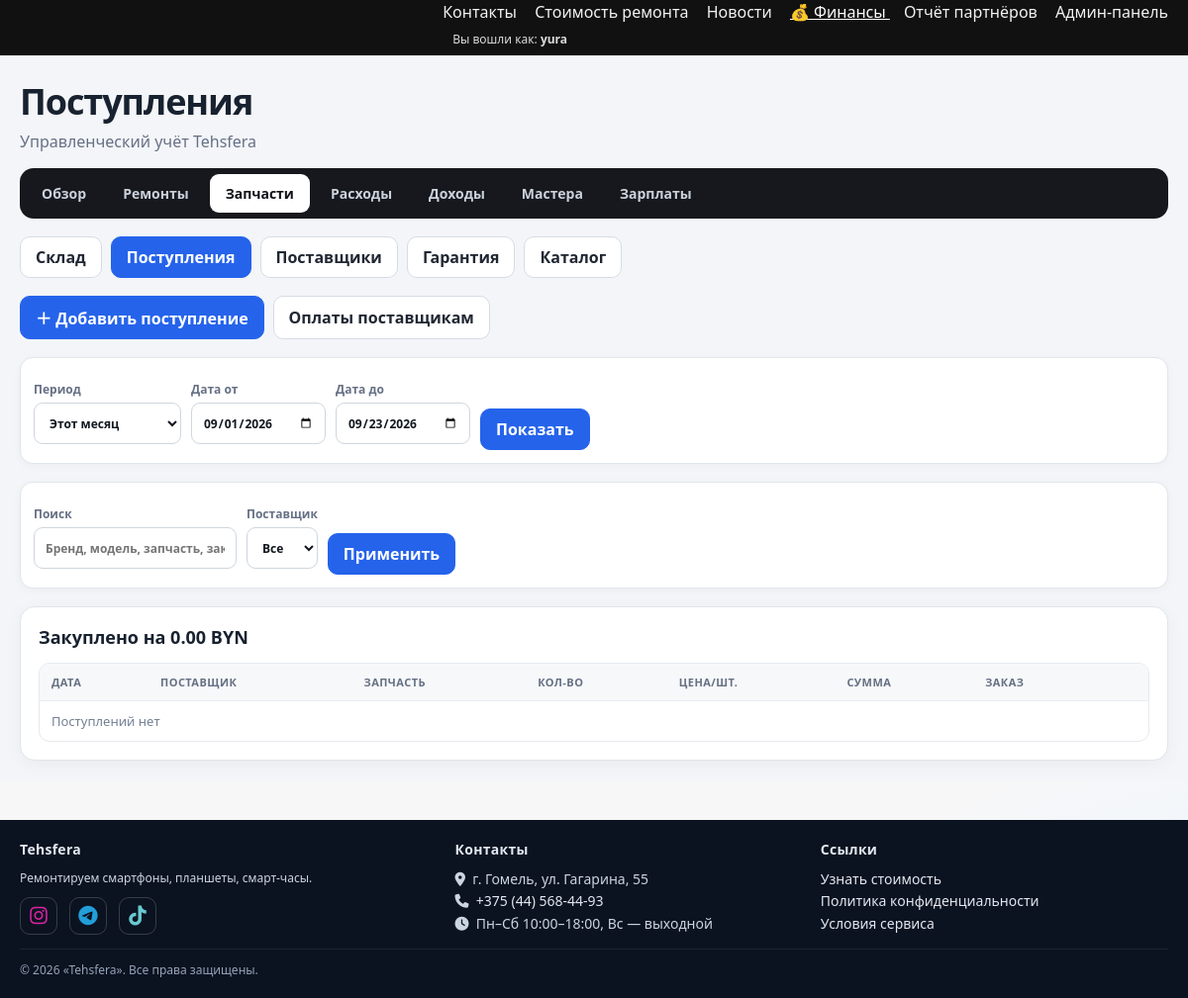
The page /finance/parts/receipts/ (signed in) on the database as committed earlier.
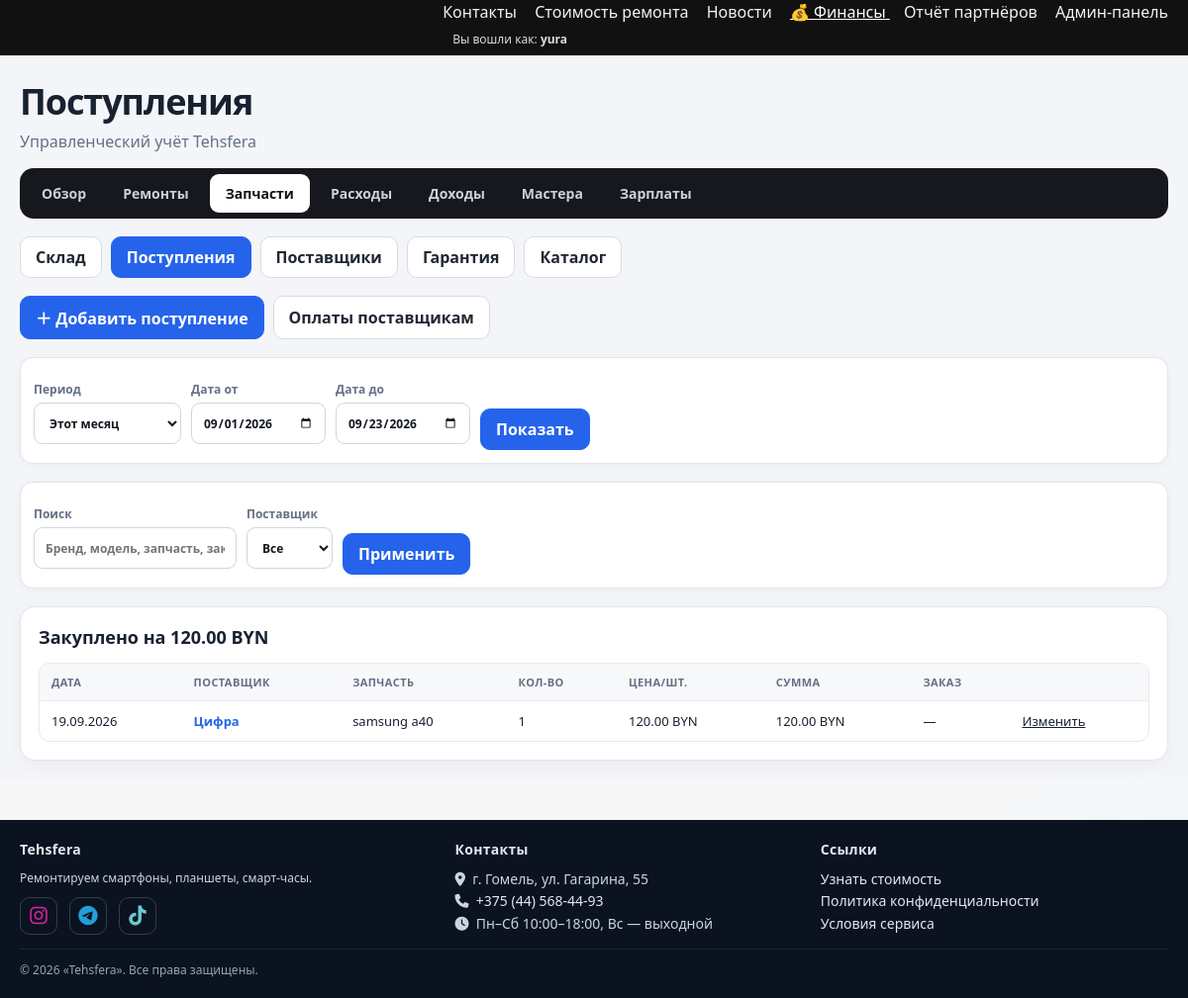
The same page on the database as committed later.
### finance/models.py (models this page shows, shortened)
class StockReceipt(models.Model):
    date = models.DateField("Дата поступления")
    supplier = models.ForeignKey(Supplier, verbose_name="Поставщик", on_delete=models.PROTECT, related_name="receipts")
    part = models.ForeignKey(PartCatalog, verbose_name="Запчасть", on_delete=models.PROTECT, related_name="receipts")
    quantity = models.PositiveIntegerField("Количество", validators=[MinValueValidator(1)])
    unit_cost = models.DecimalField("Цена за единицу", max_digits=12, decimal_places=2, validators=[MinValueValidator(Decimal("0.01"))])
    order_number = models.CharField("Номер заказа / накладной", max_length=120, blank=True)
    comment = models.TextField("Комментарий", blank=True)
    created_at = models.DateTimeField("Создано", auto_now_add=True)
    class Meta:
        verbose_name = "Поступление запчастей"
        verbose_name_plural = "Поступления запчастей"
        ordering = ["-date", "-created_at"]
        indexes = [models.Index(fields=["date", "supplier"])]
    @property
    def total_cost(self):
        return money(self.quantity * self.unit_cost)

class Supplier(models.Model):
    name = models.CharField("Название", max_length=160, unique=True)
    contact_person = models.CharField("Контактное лицо", max_length=120, blank=True)
    phone = models.CharField("Телефон", max_length=40, blank=True)
    messenger = models.CharField("Telegram / другой контакт", max_length=120, blank=True)
    comment = models.TextField("Комментарий", blank=True)
    is_active = models.BooleanField("Активен", default=True)
    created_at = models.DateTimeField("Создан", auto_now_add=True)
    class Meta:
        verbose_name = "Поставщик"
        verbose_name_plural = "Поставщики"
        ordering = ["name"]
    def __str__(self):
        return self.name

class PartCatalog(models.Model):
    brand = models.CharField("Бренд", max_length=80, blank=True)
    device_model = models.CharField("Модель устройства", max_length=120, blank=True)
    name = models.CharField("Название запчасти", max_length=160)
    comment = models.TextField("Комментарий", blank=True)
    is_active = models.BooleanField("Активна", default=True)
    created_at = models.DateTimeField("Создана", auto_now_add=True)
    class Meta:
        verbose_name = "Наименование запчасти"
        verbose_name_plural = "Каталог запчастей"
        ordering = ["brand", "device_model", "name"]
        constraints = [models.UniqueConstraint(fields=["brand", "device_model", "name"], name="uniq_finance_part_catalog")]
        indexes = [models.Index(fields=["brand", "device_model"])]
    def __str__(self):
        return " — ".join(filter(None, [self.brand, self.device_model, self.name]))

### finance/views.py (the view)
# urls.py: path("parts/receipts/", views.receipt_list, name="receipt_list"),
@finance_staff_required
def receipt_list(request):
    start, end, context = _period_context(request)
    qs = StockReceipt.objects.select_related("supplier", "part").filter(date__range=(start, end))
    supplier_id, query = request.GET.get("supplier"), (request.GET.get("q") or "").strip()
    if supplier_id:
        qs = qs.filter(supplier_id=supplier_id)
    if query:
        qs = qs.filter(Q(part__brand__icontains=query) | Q(part__device_model__icontains=query) | Q(part__name__icontains=query) | Q(order_number__icontains=query))
    total_value = sum((row.total_cost for row in qs), 0)
    context.update(page_obj=_page(qs, request), suppliers=Supplier.objects.all(), selected_supplier=supplier_id, q=query, total_value=total_value)
    return render(request, "finance/receipt_list.html", context)

### finance/models.py (called while the page is built)
def money(value) -> Decimal:
    return Decimal(value or 0).quantize(MONEY_PLACES, rounding=ROUND_HALF_UP)

### finance/templatetags/finance_extras.py (called while the page is built)
@register.filter
def money_byn(value):
    try:
        number = Decimal(value or 0)
    except Exception:
        number = Decimal("0")
    return f"{number:,.2f}".replace(",", " ") + " BYN"

### finance/views.py (called while the page is built)
def _page(queryset, request, size=40):
    return Paginator(queryset, size).get_page(request.GET.get("page"))

def _period_context(request):
    start, end, preset = resolve_period(request)
    return start, end, {"date_from": start, "date_to": end, "period": preset}

### finance/templates/finance/receipt_list.html
{% extends "finance/base.html" %}{% load finance_extras %}{% block finance_title %}Поступления{% endblock %}{% block finance_content %}{% include "finance/_parts_nav.html" %}<div class="fin-actions"><a class="fin-btn primary" href="{% url 'finance:receipt_create' %}">＋ Добавить поступление</a><a class="fin-btn" href="{% url 'finance:supplier_payment_list' %}">Оплаты поставщикам</a></div>{% include "finance/_period.html" %}<form method="get" class="fin-filters"><input type="hidden" name="period" value="custom"><input type="hidden" name="from" value="{{ date_from|date:'Y-m-d' }}"><input type="hidden" name="to" value="{{ date_to|date:'Y-m-d' }}"><label>Поиск<input name="q" value="{{ q }}" placeholder="Бренд, модель, запчасть, заказ"></label><label>Поставщик<select name="supplier"><option value="">Все</option>{% for supplier in suppliers %}<option value="{{ supplier.pk }}" {% if selected_supplier == supplier.pk|stringformat:'s' %}selected{% endif %}>{{ supplier }}</option>{% endfor %}</select></label><button class="fin-btn primary">Применить</button></form><section class="fin-card"><h2>Закуплено на {{ total_value|money_byn }}</h2><div class="fin-table-wrap"><table class="fin-table"><thead><tr><th>Дата</th><th>Поставщик</th><th>Запчасть</th><th>Кол-во</th><th>Цена/шт.</th><th>Сумма</th><th>Заказ</th><th></th></tr></thead><tbody>{% for item in page_obj %}<tr><td>{{ item.date|date:'d.m.Y' }}</td><td><a class="fin-link" href="{% url 'finance:supplier_detail' item.supplier.pk %}">{{ item.supplier }}</a></td><td>{{ item.part }}</td><td>{{ item.quantity }}</td><td>{{ item.unit_cost|money_byn }}</td><td>{{ item.total_cost|money_byn }}</td><td>{{ item.order_number|default:'—' }}</td><td><a href="{% url 'finance:receipt_edit' item.pk %}">Изменить</a></td></tr>{% empty %}<tr><td colspan="8" class="fin-empty">Поступлений нет</td></tr>{% endfor %}</tbody></table></div>{% include "finance/_pagination.html" %}</section>{% endblock %}

Rows that differ between the two databases and show on the page:
added StockReceipt: date "19.09.2026", supplier "Цифра", part "samsung a40", quantity "1", unit_cost "120.00 BYN", total_cost "120.00 BYN", order_number "—"
Other text that changed with them:
{{ total_value|money_byn }}: "0.00 BYN" → "120.00 BYN"
text no longer shown: "Поступлений нет"
